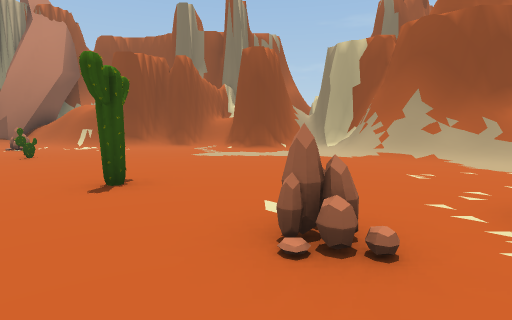
view 1 (above)

19 first-person views from a walk through a scene from a Unity 3-D project. The camera is 1.5 m above the floor, tilts 6° down and sees 80° across. The floor is counted in squares, 2 m on a side. Each view is taken from the middle of a square. On the plan, view 1 faces up. The plan holds only what a view shows up to about 10 squares ahead; the rest is blank. The place goes on beyond the plan. The player character is not drawn.

view 2
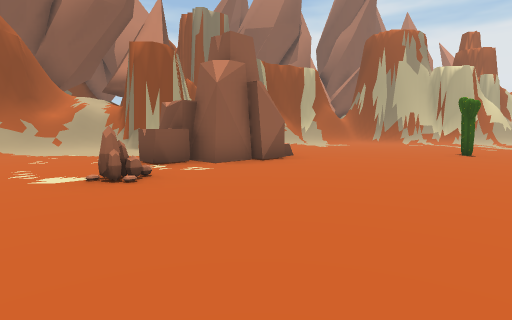

view 3
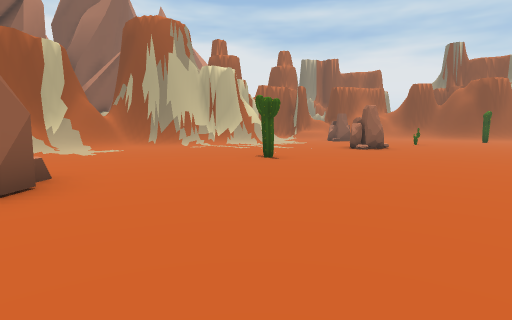

view 4
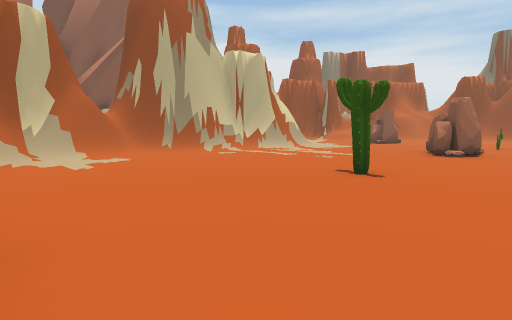

view 5
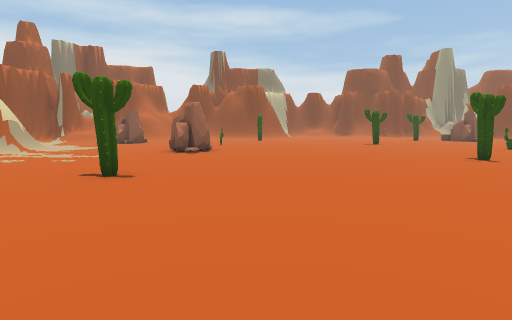

view 6
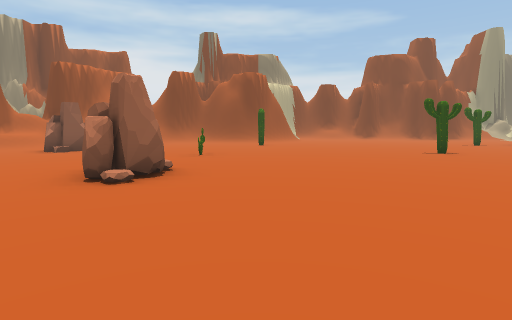

view 7
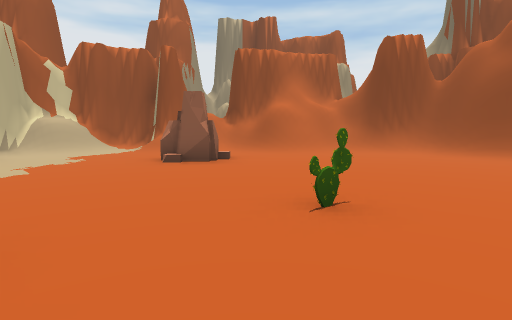

view 8
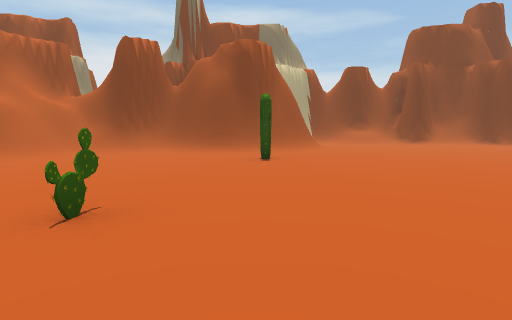

view 9
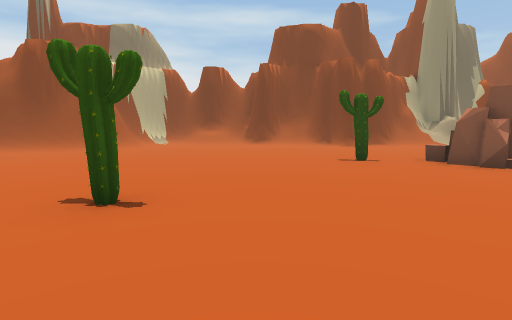

view 10
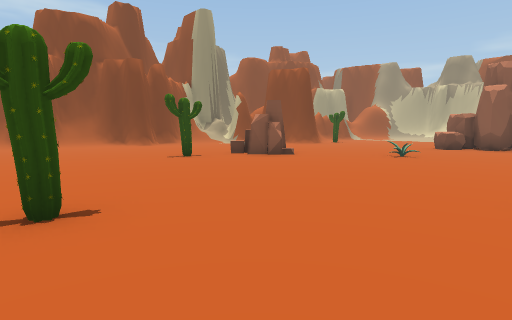

view 11
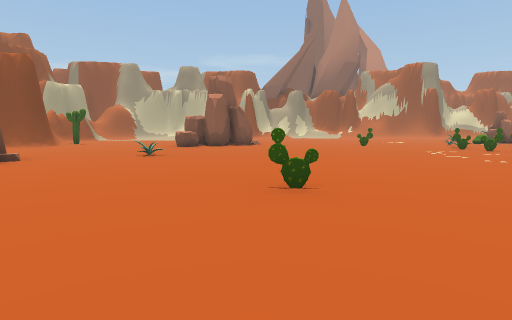

view 12
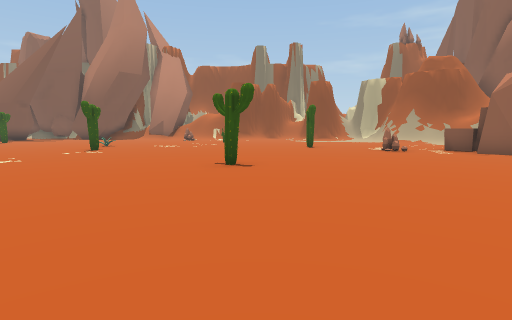

view 13
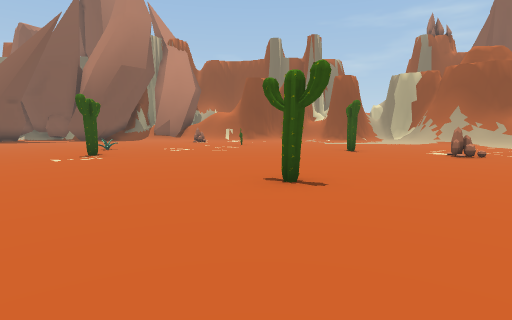

view 14
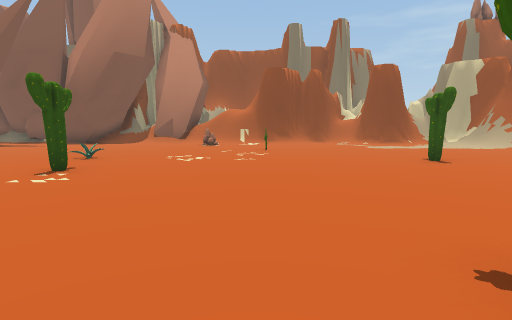

view 15
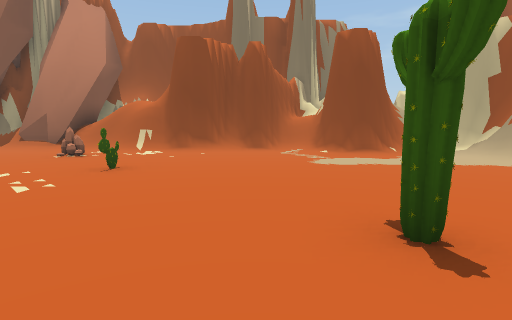

view 16
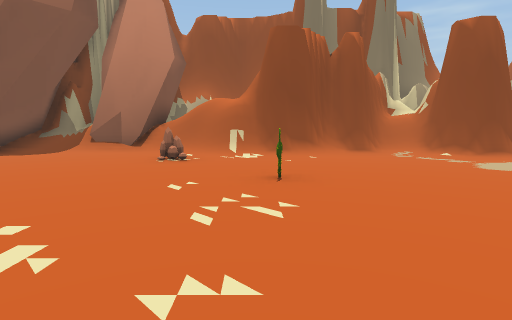

view 17
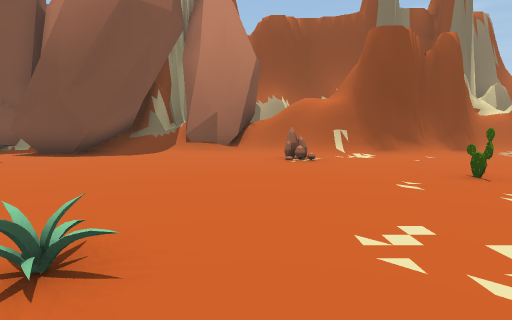

view 18
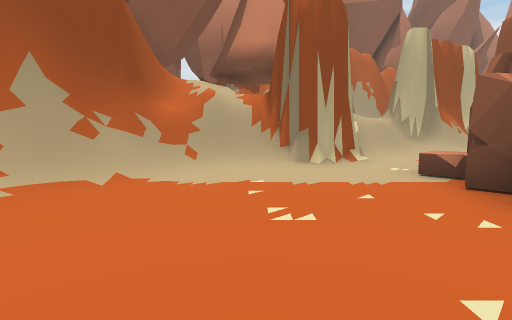

view 19
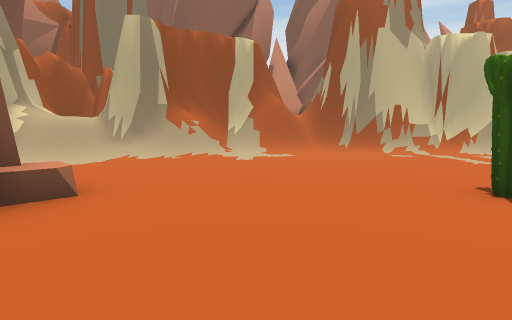

### Floor plan
Key: @ floor where view 1 was taken; # wall or solid block; . floor; / step, stairs or slope; = window, fence, low wall or low ledge; C cactus; R rock.
Columns run from 14 left of view 1 to 12 right of it. Each row starts with its distance up from view 1.
 13 ##/#####   ###
 12 #./////#####/#####
 11 #...../....../##/#
 10 ......R..........#
  9 .................##
  8  .......C........###
  7 ..................###
  6 .................../#
  5  ...................##
  4  ...=.......C........#
  3  ....................###
  2   ...C.........R.RRR./##
  1   ...............RRR../#
  0    ...........@..RRR../#
 -1     ..............R....##
 -2      .....C............/##
 -3       ................../#
 -4  C.   ................../##
 -5  ...   ................../#
 -6  ....   ..........C......##
 -7  .....   .............../#
 -8  .......  .C............/#
 -9  .......................##
-10  .................R..../#
-11  .................RR.../#
-12  ......C...............
-13 ...........................
-14 ..................C.......=
-15 .../.......C............../
-16  .....................RR./.
-17  ......................R
-18  ...R...................
-19  .. RR.#........C....//=
-20      ................//
-21     ............///////##
-22     ...........#######/#
-23         ...

Positions as (right, up) in squares from view 1, and headings:
1: (0, 0), facing up
2: (-4, 0), facing right
3: (-1, 0), facing down-right
4: (2, -1), facing down-right
5: (2, -1), facing down
6: (2, -6), facing down
7: (2, -12), facing down-right
8: (2, -12), facing down
9: (-5, -12), facing down
10: (-3, -12), facing down-left
11: (-3, -12), facing left
12: (-4, -8), facing up
13: (-5, -6), facing up
14: (-6, -3), facing up
15: (-3, 2), facing up
16: (-6, 3), facing up
17: (-9, 3), facing up
18: (0, 5), facing right
19: (1, -3), facing right
